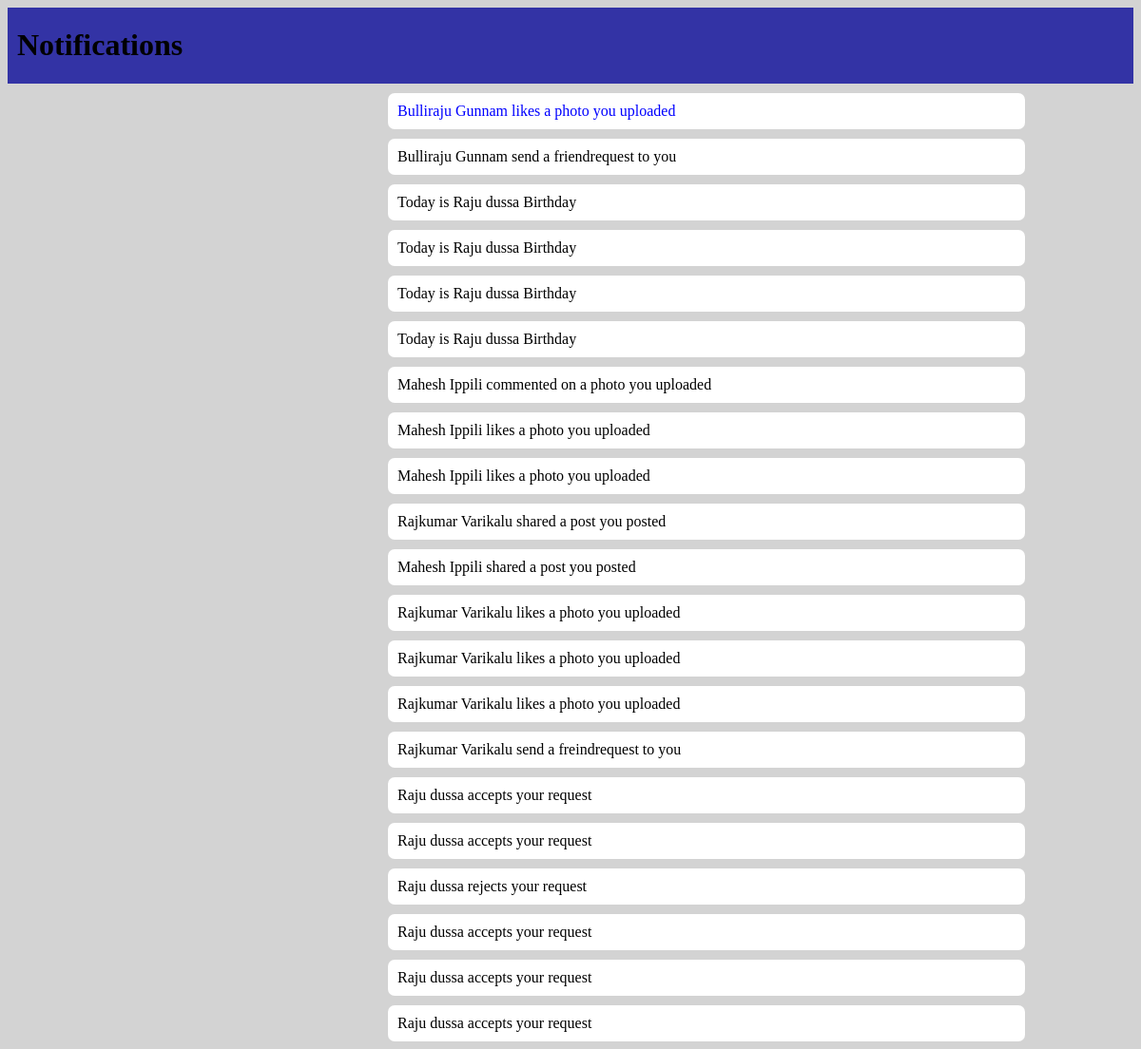
The page /minifb/notifications.php (signed in) on the database its author committed.
### tables this page shows
CREATE TABLE IF NOT EXISTS `Notifications` (
  `id` int(11) NOT NULL AUTO_INCREMENT,
  `receiver` int(11) NOT NULL,
  `notification` varchar(200) NOT NULL,
  `post` int(11) NOT NULL,
  `read` int(11) NOT NULL,
  PRIMARY KEY (`id`)
);

### minifb/notifications.php (the view, shortened to what this page needs)
<!DOCTYPE html>
<html>
<head>
</head>
<body>
	<div class="requests">
		<div style="float:left; background-color: #3333a5;">
			<h1 style="padding-left: 10px;">Notifications</h1>
		</div>
	</div>
	<?php
		$userid = $_SESSION['userid'];
		$notifications = mysql_query("SELECT * FROM Notifications WHERE receiver='$userid' ORDER BY id DESC") or die("error123");
		while($notification = mysql_fetch_array($notifications)){
			$matter = $notification['notification'];
			$imageid = $notification['post'];
			$read = $notification['read'];
			if($imageid!=0){
				if($read==0){
					echo "<div class='note'>
							<a href='view.php?imageid=$imageid' style='color: blue; text-decoration:none;'><b>$matter</b></a>
						</div>
					";
				}
				else{
					echo "<div class='note'>
							<a href='view.php?imageid=$imageid' style='color: blue; text-decoration:none;'>$matter</a>
						</div>
					";
				}
			}
			else{
				if($read==0){
					echo "<div class='note'>
							<b style='width:500px; box-sizing:border-box;'>$matter</b>
						</div>
					";
				}
				else{
					echo "<div class='note'>
							<m style='width:500px; box-sizing:border-box;'>$matter</m>
						</div>
					";
				}
			}
		}
	?>
</body>
</html>

### minifb/notifications.php (style rules this page uses)
body { font-family:Times,arial,Sans-serif; background-color:lightgrey; }
.note { background-color: white; padding: 10px; width: 650px; border-radius: 7px; margin-left: 400px; margin-top: 10px; }
.requests { background-color: #3333a5; overflow: hidden; }

### rows shown on the page
notifications: notification "Bulliraju Gunnam likes a photo you uploaded"
notifications: notification "Bulliraju Gunnam send a friendrequest to you"
notifications: notification "Today is Raju dussa Birthday"
notifications: notification "Today is Raju dussa Birthday"
notifications: notification "Today is Raju dussa Birthday"
notifications: notification "Today is Raju dussa Birthday"
notifications: notification "Mahesh Ippili commented on a photo you uploaded"
notifications: notification "Mahesh Ippili likes a photo you uploaded"
notifications: notification "Mahesh Ippili likes a photo you uploaded"
notifications: notification "Rajkumar Varikalu shared a post you posted"
notifications: notification "Mahesh Ippili shared a post you posted"
notifications: notification "Rajkumar Varikalu likes a photo you uploaded"
notifications: notification "Rajkumar Varikalu likes a photo you uploaded"
notifications: notification "Rajkumar Varikalu likes a photo you uploaded"
notifications: notification "Rajkumar Varikalu send a freindrequest to you"
notifications: notification "Raju dussa accepts your request"
notifications: notification "Raju dussa accepts your request"
notifications: notification "Raju dussa rejects your request"
notifications: notification "Raju dussa accepts your request"
notifications: notification "Raju dussa accepts your request"
notifications: notification "Raju dussa accepts your request"
